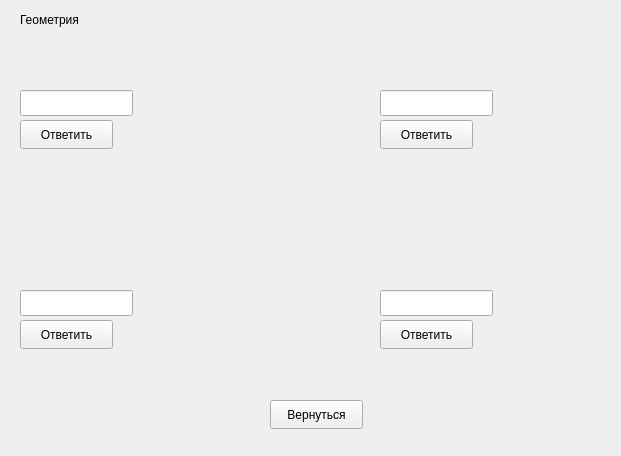
<?xml version="1.0" encoding="UTF-8"?>
<ui version="4.0">
 <class>Task2</class>
 <widget class="QWidget" name="Task2">
  <property name="geometry">
   <rect>
    <x>0</x>
    <y>0</y>
    <width>621</width>
    <height>456</height>
   </rect>
  </property>
  <property name="windowTitle">
   <string>Form</string>
  </property>
  <widget class="QLabel" name="label">
   <property name="geometry">
    <rect>
     <x>20</x>
     <y>10</y>
     <width>81</width>
     <height>20</height>
    </rect>
   </property>
   <property name="text">
    <string>Геометрия</string>
   </property>
  </widget>
  <widget class="QLabel" name="problemLabel1">
   <property name="geometry">
    <rect>
     <x>20</x>
     <y>70</y>
     <width>201</width>
     <height>20</height>
    </rect>
   </property>
   <property name="text">
    <string/>
   </property>
  </widget>
  <widget class="QLabel" name="problemLabel2">
   <property name="geometry">
    <rect>
     <x>380</x>
     <y>70</y>
     <width>181</width>
     <height>20</height>
    </rect>
   </property>
   <property name="text">
    <string/>
   </property>
  </widget>
  <widget class="QLabel" name="problemLabel3">
   <property name="geometry">
    <rect>
     <x>20</x>
     <y>270</y>
     <width>201</width>
     <height>20</height>
    </rect>
   </property>
   <property name="text">
    <string/>
   </property>
  </widget>
  <widget class="QLabel" name="problemLabel4">
   <property name="geometry">
    <rect>
     <x>380</x>
     <y>270</y>
     <width>191</width>
     <height>20</height>
    </rect>
   </property>
   <property name="text">
    <string/>
   </property>
  </widget>
  <widget class="QLineEdit" name="answerLineEdit1">
   <property name="geometry">
    <rect>
     <x>20</x>
     <y>90</y>
     <width>113</width>
     <height>26</height>
    </rect>
   </property>
  </widget>
  <widget class="QLineEdit" name="answerLineEdit2">
   <property name="geometry">
    <rect>
     <x>380</x>
     <y>90</y>
     <width>113</width>
     <height>26</height>
    </rect>
   </property>
  </widget>
  <widget class="QLineEdit" name="answerLineEdit3">
   <property name="geometry">
    <rect>
     <x>20</x>
     <y>290</y>
     <width>113</width>
     <height>26</height>
    </rect>
   </property>
  </widget>
  <widget class="QLineEdit" name="answerLineEdit4">
   <property name="geometry">
    <rect>
     <x>380</x>
     <y>290</y>
     <width>113</width>
     <height>26</height>
    </rect>
   </property>
  </widget>
  <widget class="QLabel" name="resultLabel1">
   <property name="geometry">
    <rect>
     <x>140</x>
     <y>90</y>
     <width>63</width>
     <height>20</height>
    </rect>
   </property>
   <property name="text">
    <string/>
   </property>
  </widget>
  <widget class="QLabel" name="resultLabel2">
   <property name="geometry">
    <rect>
     <x>500</x>
     <y>90</y>
     <width>63</width>
     <height>20</height>
    </rect>
   </property>
   <property name="text">
    <string/>
   </property>
  </widget>
  <widget class="QLabel" name="resultLabel3">
   <property name="geometry">
    <rect>
     <x>140</x>
     <y>290</y>
     <width>63</width>
     <height>20</height>
    </rect>
   </property>
   <property name="text">
    <string/>
   </property>
  </widget>
  <widget class="QLabel" name="resultLabel4">
   <property name="geometry">
    <rect>
     <x>500</x>
     <y>290</y>
     <width>63</width>
     <height>20</height>
    </rect>
   </property>
   <property name="text">
    <string/>
   </property>
  </widget>
  <widget class="QPushButton" name="checkButton1">
   <property name="geometry">
    <rect>
     <x>20</x>
     <y>120</y>
     <width>93</width>
     <height>29</height>
    </rect>
   </property>
   <property name="text">
    <string>Ответить</string>
   </property>
  </widget>
  <widget class="QPushButton" name="checkButton2">
   <property name="geometry">
    <rect>
     <x>380</x>
     <y>120</y>
     <width>93</width>
     <height>29</height>
    </rect>
   </property>
   <property name="text">
    <string>Ответить</string>
   </property>
  </widget>
  <widget class="QPushButton" name="checkButton3">
   <property name="geometry">
    <rect>
     <x>20</x>
     <y>320</y>
     <width>93</width>
     <height>29</height>
    </rect>
   </property>
   <property name="text">
    <string>Ответить</string>
   </property>
  </widget>
  <widget class="QPushButton" name="checkButton4">
   <property name="geometry">
    <rect>
     <x>380</x>
     <y>320</y>
     <width>93</width>
     <height>29</height>
    </rect>
   </property>
   <property name="text">
    <string>Ответить</string>
   </property>
  </widget>
  <widget class="QPushButton" name="backButton">
   <property name="geometry">
    <rect>
     <x>270</x>
     <y>400</y>
     <width>93</width>
     <height>29</height>
    </rect>
   </property>
   <property name="text">
    <string>Вернуться</string>
   </property>
  </widget>
 </widget>
 <resources/>
 <connections/>
</ui>
